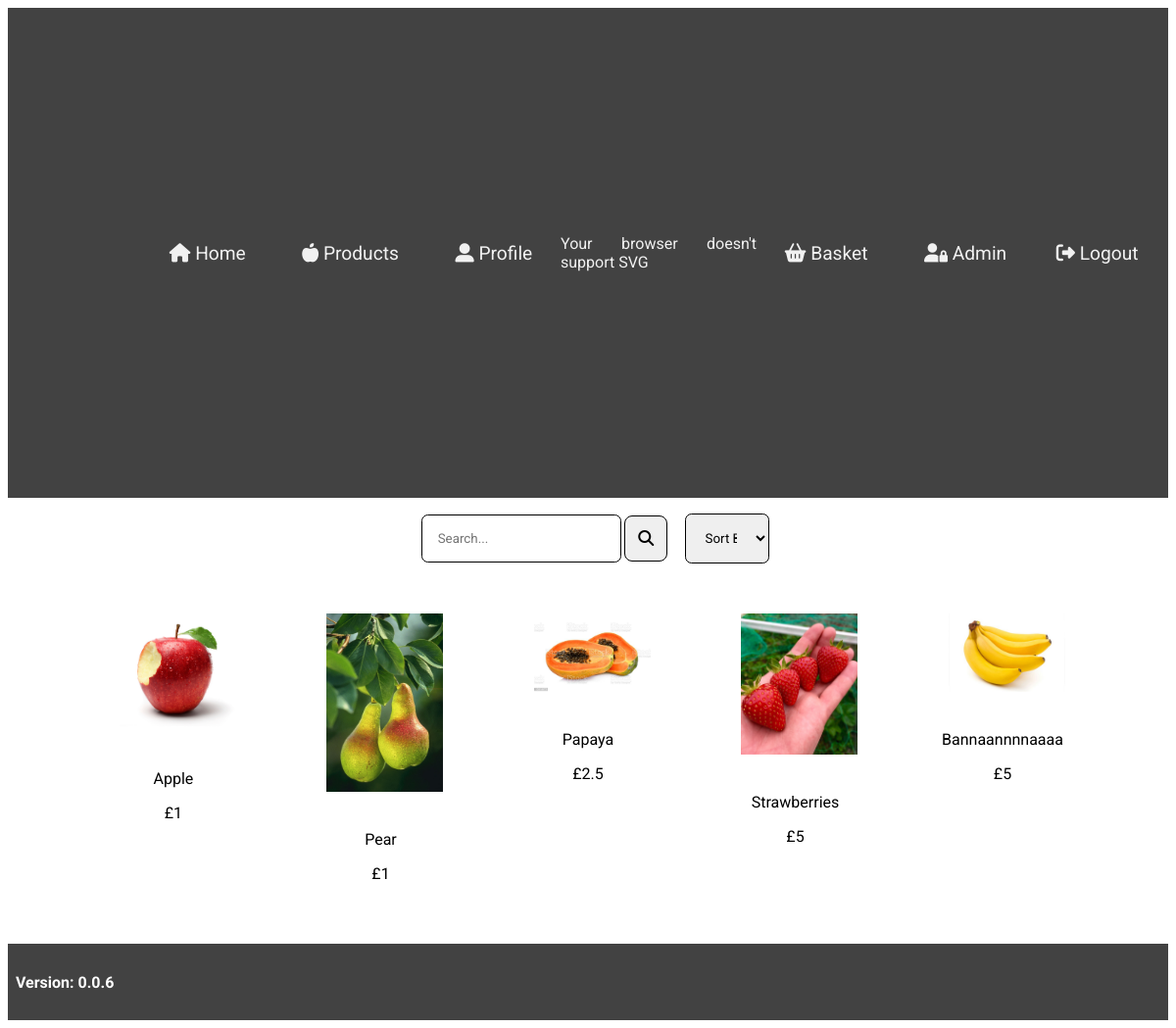
The page /products.php (signed in) on the database its author committed.
### tables this page shows
CREATE TABLE `products` (
  `id` int(11) NOT NULL,
  `name` varchar(255) NOT NULL,
  `description` varchar(512) NOT NULL,
  `imageRef` varchar(255) DEFAULT NULL,
  `price` int(255) NOT NULL,
  `stock` int(255) NOT NULL,
  `created` date NOT NULL DEFAULT current_timestamp()
);

### products.php (the view, shortened to what this page needs)
<?php
require './includes/header.php';
?>
<div class="container">
    <form class="searchheader" method="POST" action="products.php">
        <input type="text" placeholder="Search..." class="search" name="q">
        <button type="submit" class="srchBtn"><i class="fas fa-search"></i></button>
        <select name="sort" class="sort">
            <option value="" selected disabled>Sort By:</option>
        </select>
    </form>
</div>
    <div class="productLst">
        <div class="row" style="width: 90%; margin: 0 auto;">
                <?php
			        $search = "SELECT id, name, imageRef, price FROM products";
			        $results = $conn->query($search);
                    if($results->num_rows > 0): ?>
                         <?php
                        while($row = $results->fetch_assoc()):
                            $price = $row['price'] / 100;
                ?>
                                <div class="col">
                                <a class="itemLink" href="product.php?id=<?php echo $row['id']; ?>">
                                    <div class="items">
                                        <img src="<?php echo $row['imageRef'];?>" alt="PLACEHOLDER">
                                        <p><?php echo $row['name']; ?></p>
                                        <p><?php echo '&pound;'. $price; ?></p>
                                    </div>
                                </a>
                                </div>
                <?php
                        endwhile;
                    else:
                        echo '<h1> No results </h1>';
                    endif;
                ?>
            </div>
        </div>
<?php include './includes/footer.php'; ?>

### css/styles.css (style rules this page uses)
* { box-sizing: border-box; font-family: 'Roboto', sans-serif; }
.container { width: 100%; min-height: 100%; display: block; }
.search { width: calc(20% - 2.4em); margin: 0 auto; overflow: auto; margin: 1.2em .1em 1.2em 1.2em; border: 1px solid; border-radius: .5em; padding: 1.2em; }
.srchBtn { margin: .1em; padding: .8em; border: 1px solid; border-radius: .5em; font-size: 1em; }
.container { width: 100%; margin: 0 auto; }
.searchheader { width: 100%; display: flex; justify-content: center; align-items: center; }
.sort { width: calc(10% - 2.4em); margin: 0 auto; overflow: auto; margin: 1.2em .1em 1.2em 1.2em; border: 1px solid; border-radius: .5em; padding: 1.2em; }
.sort option { width: calc(10% - 2.4em); font-size: 1.2em; }
.items { margin: 2.4em auto; width: calc(100% - 2.4em); text-align: center; padding: .5em; text-decoration: none; color: black; margin-top: 8px; vertical-align: middle; }
.items img { margin: 1.2em; max-width: 80%; width: calc(100% - .5em); }
.itemLink { text-decoration: none; color: black; }
.row { display: -ms-flexbox; display: flex; -ms-flex-wrap: wrap; flex-wrap: wrap; padding: 0 4px; }
.col { -ms-flex: 20%; flex: 20%; max-width: 20%; padding: 0 4px; }

### rows shown on the page
products: imageRef (picture), name "Apple", price "1"
products: imageRef (picture), name "Pear", price "1"
products: imageRef (picture), name "Papaya", price "2.5"
products: imageRef (picture), name "Strawberries", price "5"
products: imageRef (picture), name "Bannaannnnaaaa", price "5"
